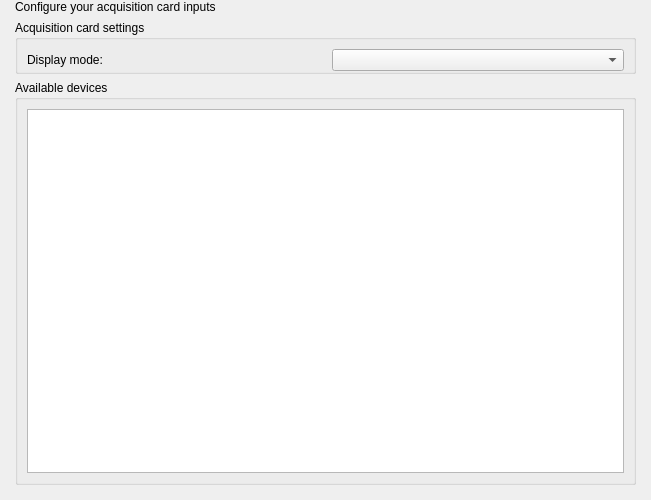
<?xml version="1.0" encoding="UTF-8"?>
<ui version="4.0">
 <class>AjaInputConfiguration</class>
 <widget class="QWidget" name="AjaInputConfiguration">
  <property name="geometry">
   <rect>
    <x>0</x>
    <y>0</y>
    <width>651</width>
    <height>500</height>
   </rect>
  </property>
  <layout class="QVBoxLayout" name="mainLayout">
   <property name="leftMargin">
    <number>15</number>
   </property>
   <property name="topMargin">
    <number>0</number>
   </property>
   <property name="rightMargin">
    <number>15</number>
   </property>
   <property name="bottomMargin">
    <number>15</number>
   </property>
   <item>
    <widget class="QLabel" name="labelTitle">
     <property name="text">
      <string>Configure your acquisition card inputs</string>
     </property>
    </widget>
   </item>
   <item>
    <widget class="QStackedWidget" name="stackedWidget">
     <property name="currentIndex">
      <number>0</number>
     </property>
     <widget class="QWidget" name="pageDevice">
      <layout class="QGridLayout" name="gridLayout_2">
       <property name="leftMargin">
        <number>0</number>
       </property>
       <property name="topMargin">
        <number>0</number>
       </property>
       <property name="rightMargin">
        <number>0</number>
       </property>
       <property name="bottomMargin">
        <number>0</number>
       </property>
       <item row="1" column="0">
        <widget class="QGroupBox" name="groupBox">
         <property name="title">
          <string>Available devices</string>
         </property>
         <layout class="QVBoxLayout" name="verticalLayout">
          <item>
           <widget class="QListWidget" name="deviceListWidget">
            <property name="focusPolicy">
             <enum>Qt::NoFocus</enum>
            </property>
            <property name="selectionMode">
             <enum>QAbstractItemView::MultiSelection</enum>
            </property>
            <property name="iconSize">
             <size>
              <width>35</width>
              <height>35</height>
             </size>
            </property>
           </widget>
          </item>
         </layout>
        </widget>
       </item>
       <item row="0" column="0">
        <widget class="QGroupBox" name="groupBox_2">
         <property name="title">
          <string>Acquisition card settings</string>
         </property>
         <layout class="QHBoxLayout" name="horizontalLayout">
          <property name="spacing">
           <number>12</number>
          </property>
          <property name="bottomMargin">
           <number>0</number>
          </property>
          <item>
           <widget class="QLabel" name="label_2">
            <property name="text">
             <string>Display mode:</string>
            </property>
           </widget>
          </item>
          <item>
           <widget class="QComboBox" name="displayModeBox">
            <property name="minimumSize">
             <size>
              <width>0</width>
              <height>0</height>
             </size>
            </property>
           </widget>
          </item>
         </layout>
        </widget>
       </item>
      </layout>
     </widget>
     <widget class="QWidget" name="pageNoDevice">
      <layout class="QVBoxLayout" name="verticalLayout_2">
       <property name="leftMargin">
        <number>0</number>
       </property>
       <property name="topMargin">
        <number>0</number>
       </property>
       <property name="rightMargin">
        <number>0</number>
       </property>
       <property name="bottomMargin">
        <number>0</number>
       </property>
       <item>
        <widget class="QLabel" name="noDeviceLabel">
         <property name="text">
          <string>No device found</string>
         </property>
         <property name="alignment">
          <set>Qt::AlignCenter</set>
         </property>
        </widget>
       </item>
      </layout>
     </widget>
    </widget>
   </item>
  </layout>
 </widget>
 <resources/>
 <connections/>
</ui>
